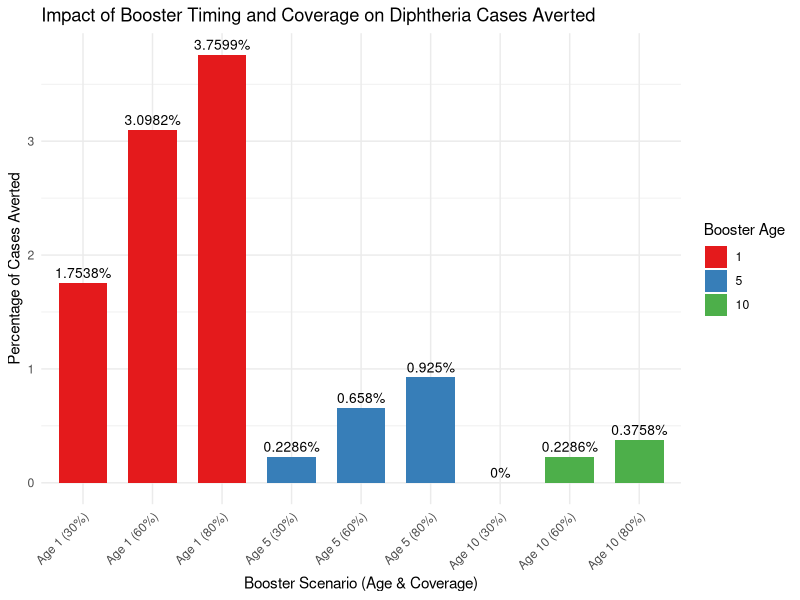

This chart was generated by the following R code:
# Load libraries
library(deSolve)
library(ggplot2)

# Define the diphtheria model
SIRBVVW_model <- function(t, state, parameters) {
  with(as.list(c(state, parameters)), {
    N <- S + E + I + A + R + V1 + V2 + W
    lambda <- (beta_h * (I + eta * A) / N) + (beta0 * B / (kappa + B))
    lambda_v1 <- (1 - xi_v_1) * lambda
    lambda_w  <- (1 - xi_w) * lambda
    
    dS  <- Lambda - lambda * S - mu * S - nu_s * S
    dE  <- lambda * S + lambda_v1 * V1 + lambda_w * W - sigma * E - mu * E
    dI  <- sigma * rho * E - gamma * I - delta * I - mu * I
    dA  <- sigma * (1 - rho) * E - tau_A * A - mu * A
    dR  <- gamma * I + tau_A * A - mu * R - zeta_R * R
    dB  <- xi_I * I + pi_A * A + pi_I * I - mu_B * B + alpha
    dV1 <- nu_s * S - mu * V1 - psi_v_1 * V1 - lambda_v1 * V1 - rho_v_1 * V1
    dV2 <- psi_v_1 * V1 - rho_v_2 * V2 - mu * V2 + rho_W * W
    dW  <- zeta_R * R - mu * W - rho_W * W - lambda_w * W + rho_v_2 * V2
    
    list(c(dS, dE, dI, dA, dR, dB, dV1, dV2, dW))
  })
}

# Initial state
initial_state <- c(
  S = 92846408, E = 0, I = 21, A = 500, R = 3,
  B = 500, V1 = 57040000, V2 = 0, W = 0
)

# Fixed parameters
base_params <- c(
  gamma = 0.0061884, sigma = 0.285714, rho = 0.2, tau_A = 0.071429,
  kappa = 500000, Lambda = 38, beta_h = 0.00003, beta0 = 0.234,
  psi_v_1 = 0, mu = 0.0003465, rho_v_2 = 0.0083, nu_s = 1 / 385,
  zeta_R = 1 / 15, xi_I = 0.8, alpha = 0.014, mu_B = 0.0345,
  delta = 0.00022187, xi_v_1 = 0.9917, xi_w = 0.8925,
  eta = 0.5, pi_I = 0.8, pi_A = 0.9
)

# Booster scenarios
booster_ages <- c(1, 5, 10)
coverage_levels <- c(0.3, 0.6, 0.8)
times <- seq(0, 155, by = 1)

# Storage
results_df <- data.frame()

# Run scenarios
for (age in booster_ages) {
  for (cov in coverage_levels) {
    rho_v_1 <- cov / (age * 52)
    scenario_params <- c(base_params, rho_v_1 = rho_v_1, rho_W = 0.05)
    
    out <- ode(y = initial_state, times = times,
               func = SIRBVVW_model, parms = scenario_params,
               atol = 1e-6, rtol = 1e-6)
    
    total_I <- sum(out[, "I"])
    
    results_df <- rbind(results_df, data.frame(
      Booster_Age = age,
      Coverage = cov,
      Total_I = total_I
    ))
  }
}

# Baseline: Age 10, 30% coverage
baseline <- results_df[results_df$Coverage == 0.3 & results_df$Booster_Age == 10, "Total_I"]

# % Cases Averted with 4-digit precision
results_df$Cases_Averted_Pct <- round((baseline - results_df$Total_I) / baseline * 100, 4)

# Scenario label
results_df$Scenario <- paste0("Age ", results_df$Booster_Age, " (", results_df$Coverage * 100, "%)")

# Reorder levels: Age 1, 5, 10
results_df$Scenario <- factor(results_df$Scenario, 
                              levels = c(
                                "Age 1 (30%)", "Age 1 (60%)", "Age 1 (80%)",
                                "Age 5 (30%)", "Age 5 (60%)", "Age 5 (80%)",
                                "Age 10 (30%)", "Age 10 (60%)", "Age 10 (80%)"
                              )
)

# Plot
ggplot(results_df, aes(x = Scenario, y = Cases_Averted_Pct, fill = factor(Booster_Age))) +
  geom_bar(stat = "identity", width = 0.7) +
  geom_text(aes(label = paste0(Cases_Averted_Pct, "%")), vjust = -0.5, size = 3.5) +
  scale_fill_brewer(palette = "Set1", name = "Booster Age") +
  theme_minimal() +
  labs(
    title = "Impact of Booster Timing and Coverage on Diphtheria Cases Averted",
    x = "Booster Scenario (Age & Coverage)",
    y = "Percentage of Cases Averted"
  ) +
  theme(axis.text.x = element_text(angle = 45, hjust = 1))
